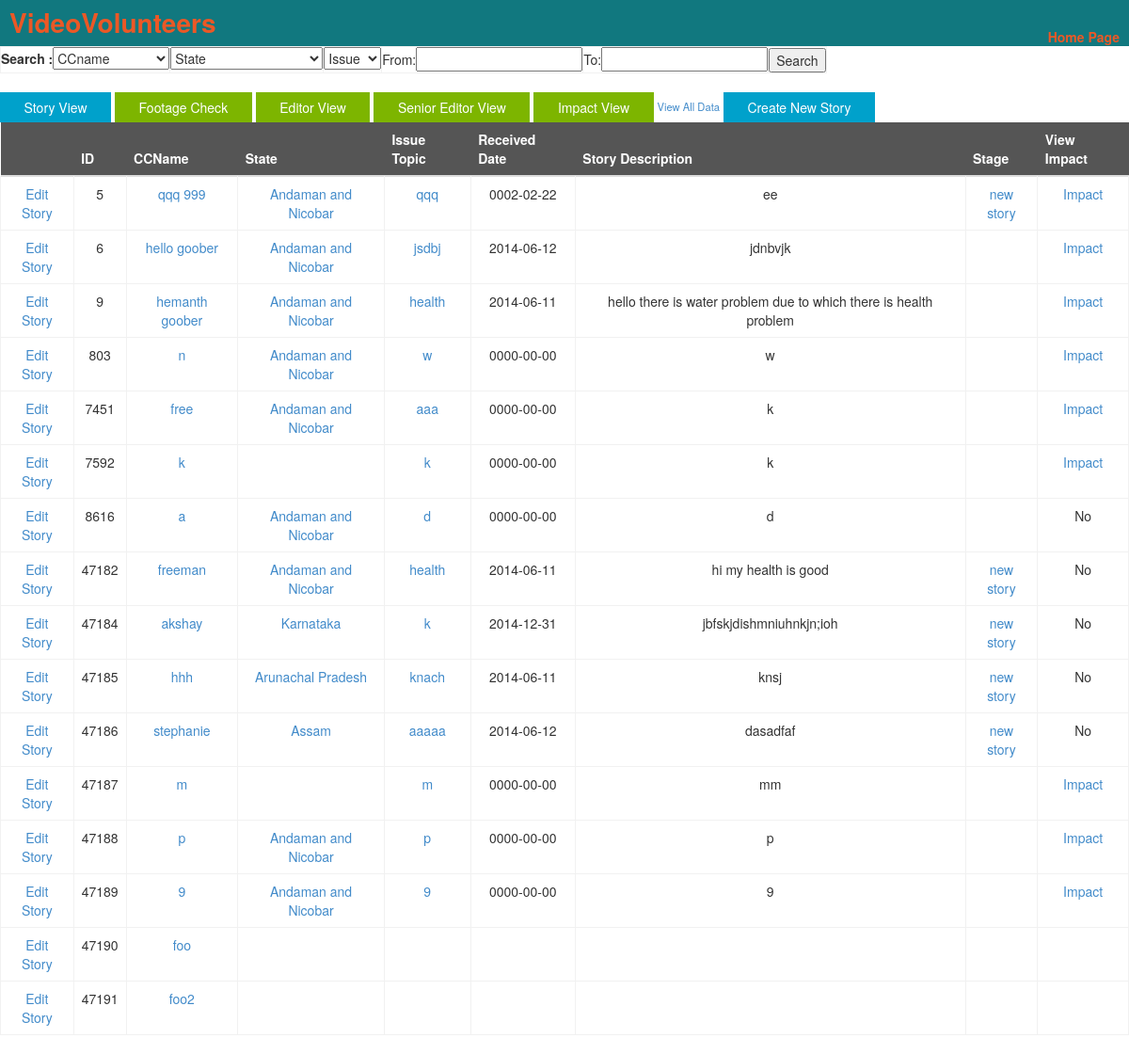
The page / on the database its author committed.
### tables this page shows
CREATE TABLE `storytrack` (
  `fid` int(10) NOT NULL AUTO_INCREMENT,
  `seq` varchar(10) DEFAULT NULL,
  `broll` varchar(10) DEFAULT NULL,
  `fint` varchar(10) DEFAULT NULL,
  `vo` varchar(10) DEFAULT NULL,
  `ptc` varchar(10) DEFAULT NULL,
  `cta` varchar(10) DEFAULT NULL,
  `vd` varchar(10) DEFAULT NULL,
  `translation` varchar(10) DEFAULT NULL,
  `ccname` varchar(30) DEFAULT NULL,
  `state` varchar(20) DEFAULT NULL,
  `receiveddate` date DEFAULT NULL,
  `issuetopic` varchar(50) DEFAULT NULL,
  `storydescription` varchar(300) DEFAULT NULL,
  `paymentstatus` varchar(10) DEFAULT NULL,
  `editstatus` varchar(10) DEFAULT NULL,
  `editedmonth` date DEFAULT NULL,
  `notes` varchar(100) DEFAULT NULL,
  `publishplatform` varchar(10) DEFAULT NULL,
  `editor` varchar(30) DEFAULT NULL,
  `editorpayment` varchar(10) DEFAULT NULL,
  `uploaddate` date DEFAULT NULL,
  `publishdate` date DEFAULT NULL,
  `receivedRO` varchar(10) DEFAULT NULL,
  `receivedHQ` varchar(10) DEFAULT NULL,
  `uniquenumber` varchar(30) DEFAULT NULL,
  `dateofstory` date DEFAULT NULL,
  `ccpair` varchar(30) DEFAULT NULL,
  `program` varchar(30) DEFAULT NULL,
  `mentor` varchar(30) DEFAULT NULL,
  `iutopic` varchar(30) DEFAULT NULL,
  `videotreatment` varchar(30) DEFAULT NULL,
  `shootplan` varchar(30) DEFAULT NULL,
  `stage` varchar(30) DEFAULT NULL,
  `impactpossible` varchar(20) DEFAULT NULL,
  PRIMARY KEY (`fid`),
  UNIQUE KEY `uniquenumber` (`uniquenumber`)
);

### model/dbcon.php (called while the page is built, shortened)
<?php
function dbopen(){
	$host="localhost";
	$username="root";
	$password="123";
	$db_name="videovol";
	$db= new mysqli($host, $username, $password, $db_name);
	return($db);
}
function getAs2DArray($sql) {
	$db=dbopen();
	$result = mysqli_query($db, $sql);
	$rows = array();
	while($row = mysqli_fetch_array($result)) {
    	$rows[] = $row;
	}
	return $rows;
}
?>

### model/StoryDB.php (called while the page is built, shortened)
<?php include_once('../model/dbcon.php');
function getAllBasicData() {
	$sql = "select uniquenumber, ccname, state, receiveddate, issuetopic, storydescription, fid, stage, impactpossible from storytrack";
	return getAs2DArray($sql);
}
?>

### public/index.php (the view, shortened to what this page needs)
<?php
include_once("../model/StoryDB.php");
include_once("header.php");
?>
<table class="table table-hover"><thead><tr><th></th><th>ID</th><th>CCName</th><th>State</th><th>Issue Topic</th><th>Received Date</th><th>Story Description</th><th>Stage</th><th>View Impact</th><tr>
</thead>
<?php
if ($_GET['search']) {
	echo "<h1>SEARCH</h1>";
	$ccname = $_GET['ccname'];
	if ($ccname == "1")
		unset($ccname);
	$state = $_GET['state'];
	if ($state == "1")
		unset($state);
	$issue = $_GET['issue'];
	if ($issue == "1")
		unset($issue);
    $fromdate = $_GET['fromdate'];
    $todate = $_GET['todate'];
    if ($fromdate == "1" or $todate == "1")
        unset($fromdate, $todate);
	$resultArray = getBasicDataBySearch($ccname, $state, $issue, $fromdate, $todate);
} else {
    $resultArray = getAllBasicData();
}
foreach ($resultArray as $row) {
if ($row['impactpossible']=="Yes"){
echo "<tr>
        <td><a href=storyeditor.php?id=" . urlencode($row['fid']) . ">" .
        "Edit Story" . "</a></td>
        <td>". $row['fid'] . "</td>" .
        "<td><a href=index.php?ccname=" . urlencode($row['ccname']) . ">" .
        $row['ccname'] . "</a></td>" .
        "<td><a href=index.php?state=" . urlencode($row['state']) . ">" .
        $row['state'] . "</a></td>" .
        "<td><a href=index.php?issuetopic=" . urlencode($row['issuetopic']) . ">" .
        $row['issuetopic'] . "</a></td>
        <td>" .$row['receiveddate'] . "</td>
        <td>" .$row['storydescription'] . "</td>" .
        "<td><a href=index.php?stage=" . urlencode($row['stage']) . ">" .
        $row['stage'] . "</a></td>".
        "<td><a href=preproduction/impact_team.php?id=" . urlencode($row['uniquenumber']) .">" .
        "Impact" . "</a></td></tr>";
        }
 else {
 echo "<tr>
        <td><a href=storyeditor.php?id=" . urlencode($row['fid']) . ">" .
        "Edit Story" . "</a></td>
        <td>". $row['fid'] . "</td>" .
        "<td><a href=index.php?ccname=" . urlencode($row['ccname']) . ">" .
        $row['ccname'] . "</a></td>" .
        "<td><a href=index.php?state=" . urlencode($row['state']) . ">" .
        $row['state'] . "</a></td>" .
        "<td><a href=index.php?issuetopic=" . urlencode($row['issuetopic']) . ">" .
        $row['issuetopic'] . "</a></td>
        <td>" .$row['receiveddate'] . "</td>
        <td>" .$row['storydescription'] . "</td>" .
        "<td><a href=index.php?stage=" . urlencode($row['stage']) . ">" .
        $row['stage'] . "</a></td>
        <td>" .$row['impactpossible'] . "</td></tr>";
        }
 }
?>
<link rel="stylesheet" href="./jqueryui/css/ui/jquery-ui.css" />
</table>
</body>
</html>

### public/main.css (style rules this page uses)
th { background-color:#555555; color: white; border:#555555 ; text-align: center; background-attachment: fixed; }
td { border:1px solid #f1f1f1 ; }
tr { text-align: center; }

### rows shown on the page
storytrack: fid "5", ccname "qqq 999", state "Andaman and Nicobar", issuetopic "qqq", receiveddate "0002-02-22", storydescription "ee", stage "new story"
storytrack: fid "6", ccname "hello goober", state "Andaman and Nicobar", issuetopic "jsdbj", receiveddate "2014-06-12", storydescription "jdnbvjk"
storytrack: fid "9", ccname "hemanth goober", state "Andaman and Nicobar", issuetopic "health", receiveddate "2014-06-11", storydescription "hello there is water problem due to which there is health problem"
storytrack: fid "803", ccname "n", state "Andaman and Nicobar", issuetopic "w", receiveddate "0000-00-00", storydescription "w"
storytrack: fid "7451", ccname "free", state "Andaman and Nicobar", issuetopic "aaa", receiveddate "0000-00-00", storydescription "k"
storytrack: fid "7592", ccname "k", issuetopic "k", receiveddate "0000-00-00", storydescription "k"
storytrack: fid "8616", ccname "a", state "Andaman and Nicobar", issuetopic "d", receiveddate "0000-00-00", storydescription "d", impactpossible "No"
storytrack: fid "47182", ccname "freeman", state "Andaman and Nicobar", issuetopic "health", receiveddate "2014-06-11", storydescription "hi my health is good", stage "new story", impactpossible "No"
storytrack: fid "47184", ccname "akshay", state "Karnataka", issuetopic "k", receiveddate "2014-12-31", storydescription "jbfskjdishmniuhnkjn;ioh", stage "new story", impactpossible "No"
storytrack: fid "47185", ccname "hhh", state "Arunachal Pradesh", issuetopic "knach", receiveddate "2014-06-11", storydescription "knsj", stage "new story", impactpossible "No"
storytrack: fid "47186", ccname "stephanie", state "Assam", issuetopic "aaaaa", receiveddate "2014-06-12", storydescription "dasadfaf", stage "new story", impactpossible "No"
storytrack: fid "47187", ccname "m", issuetopic "m", receiveddate "0000-00-00", storydescription "mm"
storytrack: fid "47188", ccname "p", state "Andaman and Nicobar", issuetopic "p", receiveddate "0000-00-00", storydescription "p"
storytrack: fid "47189", ccname "9", state "Andaman and Nicobar", issuetopic "9", receiveddate "0000-00-00", storydescription "9"
storytrack: fid "47190", ccname "foo"
storytrack: fid "47191", ccname "foo2"
